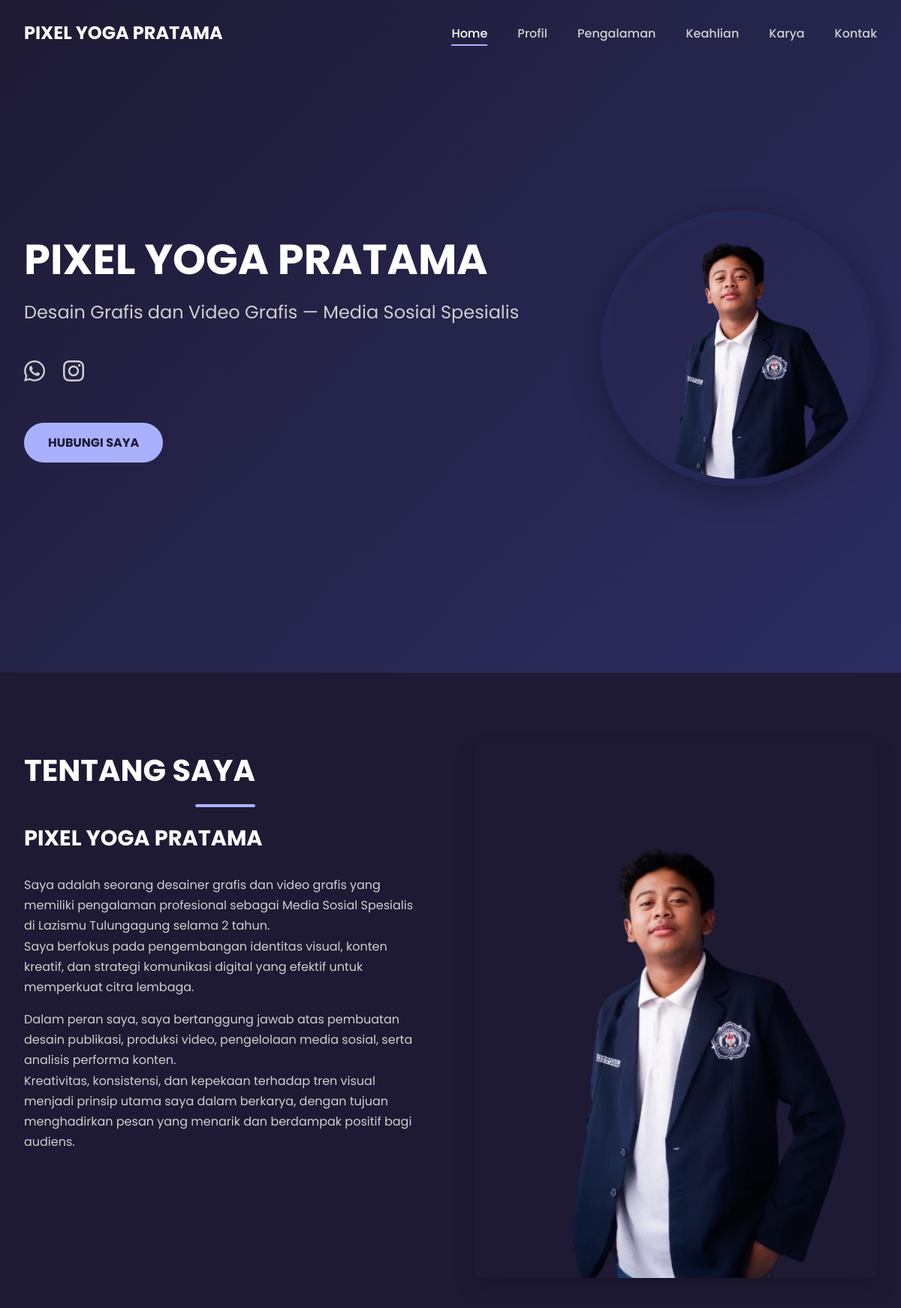
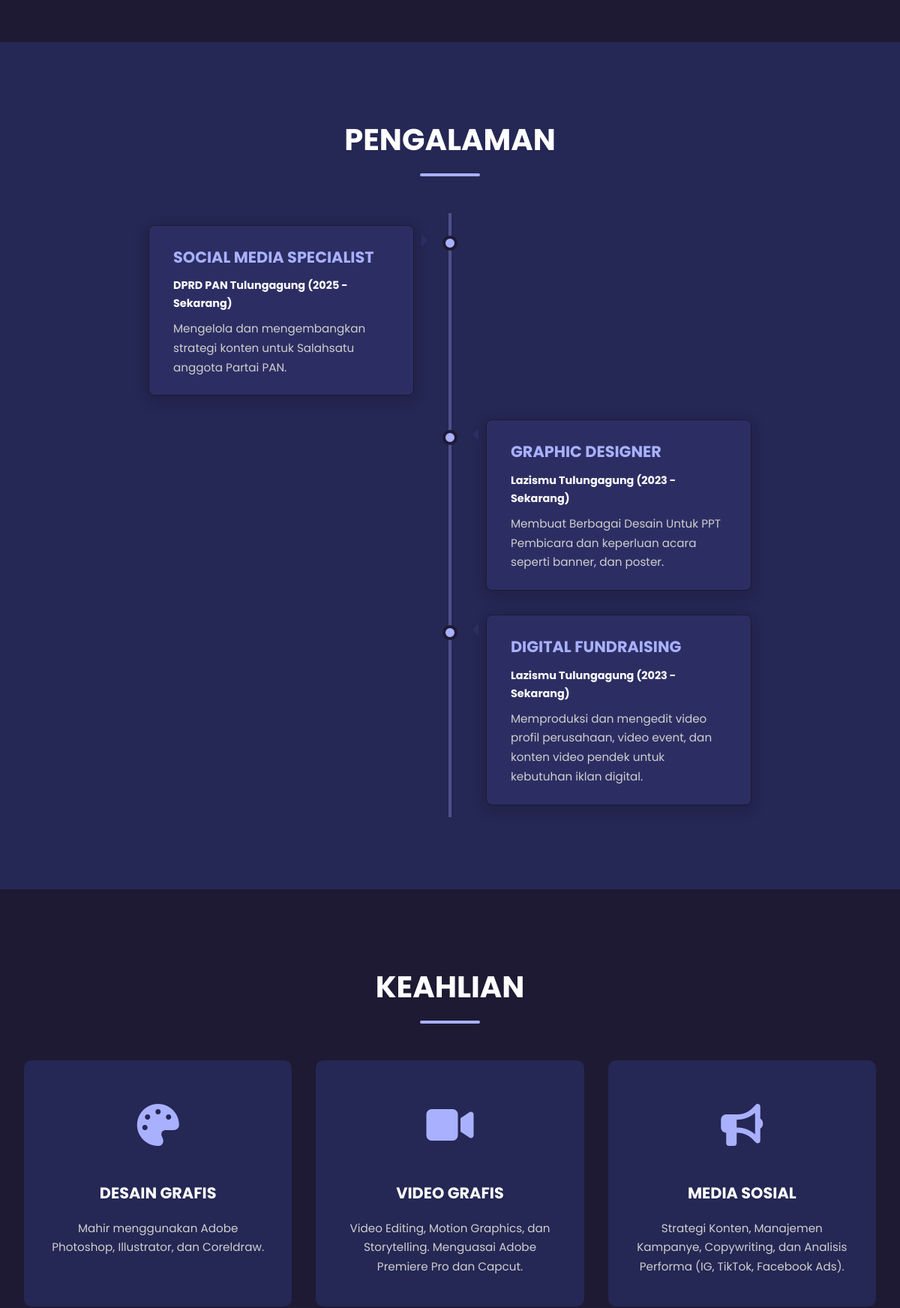
The page / (upper part) on the database its author committed (2 pictures, top to bottom).
### tables this page shows
CREATE TABLE `profil` (
  `id` int(11) NOT NULL,
  `nama_utama` varchar(100) NOT NULL,
  `deskripsi_singkat` varchar(255) NOT NULL,
  `link_wa` varchar(255) NOT NULL,
  `link_ig` varchar(255) NOT NULL,
  `foto_profil_url` varchar(500) NOT NULL,
  `profil_lengkap_1` text NOT NULL,
  `profil_lengkap_2` text NOT NULL
);

CREATE TABLE `pengalaman` (
  `id` int(11) NOT NULL,
  `posisi` varchar(255) NOT NULL,
  `instansi` varchar(255) NOT NULL,
  `tanggal` varchar(100) NOT NULL,
  `deskripsi` text NOT NULL,
  `tipe` enum('kiri','kanan') NOT NULL DEFAULT 'kiri'
);

CREATE TABLE `keahlian` (
  `id` int(11) NOT NULL,
  `ikon` varchar(100) NOT NULL DEFAULT 'fas fa-check',
  `judul` varchar(100) NOT NULL,
  `deskripsi` text NOT NULL
);

### index.php (the view, shortened to what this page needs)
<?php
require_once 'admin/db_connect.php';
$data = [];
try {
    $stmt = $pdo->query("SELECT * FROM profil WHERE id = 1 LIMIT 1");
    $data['profil'] = $stmt->fetch(PDO::FETCH_ASSOC);
    $stmt_kiri = $pdo->prepare("SELECT * FROM pengalaman WHERE tipe = 'kiri'");
    $stmt_kiri->execute();
    $data['pengalaman_kiri'] = $stmt_kiri->fetchAll(PDO::FETCH_ASSOC);
    $stmt_kanan = $pdo->prepare("SELECT * FROM pengalaman WHERE tipe = 'kanan'");
    $stmt_kanan->execute();
    $data['pengalaman_kanan'] = $stmt_kanan->fetchAll(PDO::FETCH_ASSOC);
    $stmt = $pdo->query("SELECT * FROM keahlian");
    $data['keahlian'] = $stmt->fetchAll(PDO::FETCH_ASSOC);
    $stmt = $pdo->query("SELECT * FROM karya");
    $data['karya'] = $stmt->fetchAll(PDO::FETCH_ASSOC);
} catch (PDOException $e) {
    die("Error mengambil data dari database: " . $e->getMessage());
}
$profil = $data['profil'] ?: [
    'nama_utama' => 'Pixel Yoga Pratama',
    'deskripsi_singkat' => 'Desain Grafis dan Video Grafis — Media Sosial Spesialis',
    'link_wa' => '#',
    'link_ig' => '#',
    'foto_profil_url' => 'https://placehold.co/600x600/2C2E63/FFFFFF?text=PYP',
    'profil_lengkap_1' => 'Data profil belum diatur.',
    'profil_lengkap_2' => 'Silakan login ke panel admin untuk melengkapi data.'
];
?>
<!DOCTYPE html>
<html lang="id">
<head>
    <link rel="stylesheet" href="https://cdnjs.cloudflare.com/ajax/libs/font-awesome/6.5.1/css/all.min.css">
    <link href="https://unpkg.com/aos@2.3.1/dist/aos.css" rel="stylesheet">
    <link rel="stylesheet" href="style.css">
</head>
<body>
    <nav class="navbar" id="navbar">
        <div class="container">
            <a href="#" class="nav-logo"><?php echo htmlspecialchars($profil['nama_utama']); ?></a>
            <ul class="nav-menu" id="nav-menu">
                <li><a href="#home" class="active">Home</a></li>
                <li><a href="#profil">Profil</a></li>
                <li><a href="#pengalaman">Pengalaman</a></li>
                <li><a href="#keahlian">Keahlian</a></li>
                <li><a href="#karya">Karya</a></li>
                <li><a href="#kontak">Kontak</a></li>
            </ul>
        </div>
    </nav>
    <section id="home">
        <div class="container">
            <div class="home-content" data-aos="fade-right">
                <h1><?php echo htmlspecialchars($profil['nama_utama']); ?></h1>
                <p class="subtitle"><?php echo htmlspecialchars($profil['deskripsi_singkat']); ?></p>
                <div class="home-socials">
                    <a href="<?php echo htmlspecialchars($profil['link_wa']); ?>" target="_blank" class="social-icon wa" aria-label="WhatsApp">
                        <i class="fab fa-whatsapp"></i>
                    </a>
                    <a href="<?php echo htmlspecialchars($profil['link_ig']); ?>" target="_blank" class="social-icon ig" aria-label="Instagram">
                        <i class="fab fa-instagram"></i>
                    </a>
                </div>
                <a href="#kontak" class="btn btn-primary">Hubungi Saya</a>
            </div>
            <div class="home-img" data-aos="fade-left">
                <?php
                    $foto_url = $profil['foto_profil_url'];
                    $display_url = (filter_var($foto_url, FILTER_VALIDATE_URL)) ? $foto_url : '' . $foto_url;
                ?>
                <img src="<?php echo htmlspecialchars($display_url); ?>" alt="Foto Profil <?php echo htmlspecialchars($profil['nama_utama']); ?>">
            </div>
        </div>
    </section>
    <section id="profil">
        <div class="container" data-aos="fade-up">
            <div class="profil-content">
                <h2 class="section-title" style="text-align: left; margin-bottom: 2rem;">Tentang Saya</h2>
                <h3><?php echo htmlspecialchars($profil['nama_utama']); ?></h3>
                <p><?php echo nl2br(htmlspecialchars($profil['profil_lengkap_1'])); ?></p>
                <p><?php echo nl2br(htmlspecialchars($profil['profil_lengkap_2'])); ?></p>
            </div>
            <div class="profil-img">
                <img src="<?php echo htmlspecialchars($display_url); ?>" alt="Foto <?php echo htmlspecialchars($profil['nama_utama']); ?>">
            </div>
        </div>
    </section>
    <section id="pengalaman">
        <div class="container">
            <h2 class="section-title" data-aos="fade-up">Pengalaman</h2>
            <div class="timeline">
                <?php
                if (!empty($data['pengalaman_kiri'])) {
                    foreach ($data['pengalaman_kiri'] as $item) {
                        echo '<div class="timeline-item kiri" data-aos="fade-right">';
                        echo '  <div class="timeline-dot"></div>';
                        echo '  <div class="timeline-content">';
                        echo '      <h3>' . htmlspecialchars($item['posisi']) . '</h3>';
                        echo '      <div class="date">' . htmlspecialchars($item['instansi']) . ' (' . htmlspecialchars($item['tanggal']) . ')</div>';
                        echo '      <p>' . nl2br(htmlspecialchars($item['deskripsi'])) . '</p>';
                        echo '  </div>';
                        echo '</div>';
                    }
                }
                if (!empty($data['pengalaman_kanan'])) {
                    foreach ($data['pengalaman_kanan'] as $item) {
                        echo '<div class="timeline-item kanan" data-aos="fade-left">';
                        echo '  <div class="timeline-dot"></div>';
                        echo '  <div class="timeline-content">';
                        echo '      <h3>' . htmlspecialchars($item['posisi']) . '</h3>';
                        echo '      <div class="date">' . htmlspecialchars($item['instansi']) . ' (' . htmlspecialchars($item['tanggal']) . ')</div>';
                        echo '      <p>' . nl2br(htmlspecialchars($item['deskripsi'])) . '</p>';
                        echo '  </div>';
                        echo '</div>';
                    }
                }
                ?>
            </div>
        </div>
    </section>
    <section id="keahlian">
        <div class="container">
            <h2 class="section-title" data-aos="fade-up">Keahlian</h2>
            <div class="grid">
                <?php
                if (!empty($data['keahlian'])) {
                    $delay = 0;
                    foreach ($data['keahlian'] as $item) {
                        echo '<div class="keahlian-card" data-aos="fade-up" data-aos-delay="' . $delay . '">';
                        echo '  <div class="icon"><i class="' . htmlspecialchars($item['ikon']) . '"></i></div>';
                        echo '  <h3>' . htmlspecialchars($item['judul']) . '</h3>';
                        echo '  <p>' . nl2br(htmlspecialchars($item['deskripsi'])) . '</p>';
                        echo '</div>';
                        $delay += 100;
                    }
                } else {
                    echo '<p style="text-align:center; grid-column: 1 / -1;">Belum ada data keahlian. Silakan tambahkan melalui panel admin.</p>';
                }
                ?>
            </div>
        </div>
    </section>
</body>
</html>

### rows shown on the page
profil: nama_utama "PIXEL YOGA PRATAMA", deskripsi_singkat "Desain Grafis dan Video Grafis — Media Sosial Spesialis", foto_profil_url (picture), profil_lengkap_1 "Saya adalah seorang desainer grafis dan video grafis yang memiliki pengalaman profesional sebagai Media Sosial Spesialis di Lazismu Tulungagung selama 2 tahun. Saya berfokus pada pengembangan identitas visual, konten kreatif, dan strategi komunikasi digital yang efektif untuk memperkuat citra lembaga.", profil_lengkap_2 "Dalam peran saya, saya bertanggung jawab atas pembuatan desain publikasi, produksi video, pengelolaan media sosial, serta analisis performa konten. Kreativitas, konsistensi, dan kepekaan terhadap tren visual menjadi prinsip utama saya dalam berkarya, dengan tujuan menghadirkan pesan yang menarik dan berdampak positif bagi audiens."
pengalaman: posisi "SOCIAL MEDIA SPECIALIST", instansi "DPRD PAN Tulungagung", tanggal "2025 - Sekarang", deskripsi "Mengelola dan mengembangkan strategi konten untuk Salahsatu anggota Partai PAN."
pengalaman: posisi "GRAPHIC DESIGNER", instansi "Lazismu Tulungagung", tanggal "2023 - Sekarang", deskripsi "Membuat Berbagai Desain Untuk PPT Pembicara dan keperluan acara seperti banner, dan poster."
pengalaman: posisi "DIGITAL FUNDRAISING", instansi "Lazismu Tulungagung", tanggal "2023 - Sekarang", deskripsi "Memproduksi dan mengedit video profil perusahaan, video event, dan konten video pendek untuk kebutuhan iklan digital."
keahlian: judul "DESAIN GRAFIS", deskripsi "Mahir menggunakan Adobe Photoshop, Illustrator, dan Coreldraw."
keahlian: judul "VIDEO GRAFIS", deskripsi "Video Editing, Motion Graphics, dan Storytelling. Menguasai Adobe Premiere Pro dan Capcut."
keahlian: judul "MEDIA SOSIAL", deskripsi "Strategi Konten, Manajemen Kampanye, Copywriting, dan Analisis Performa (IG, TikTok, Facebook Ads)."
